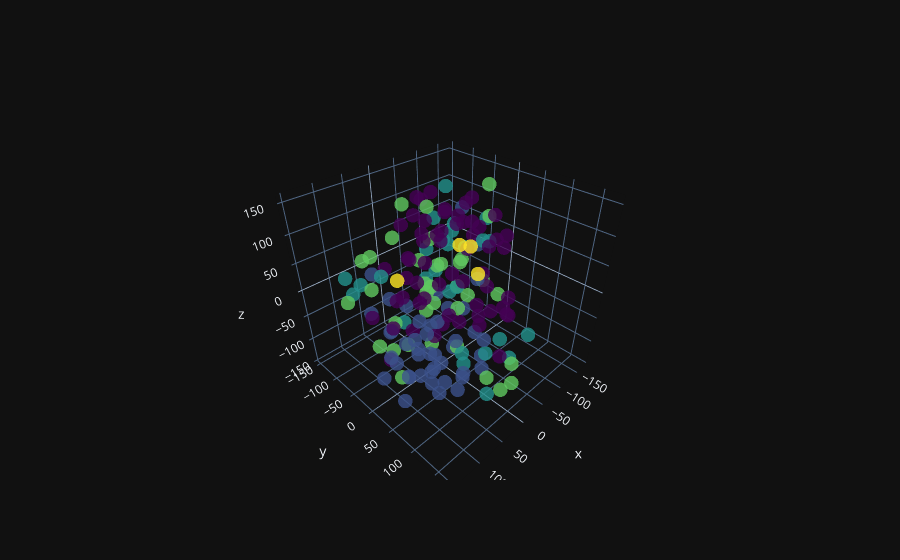
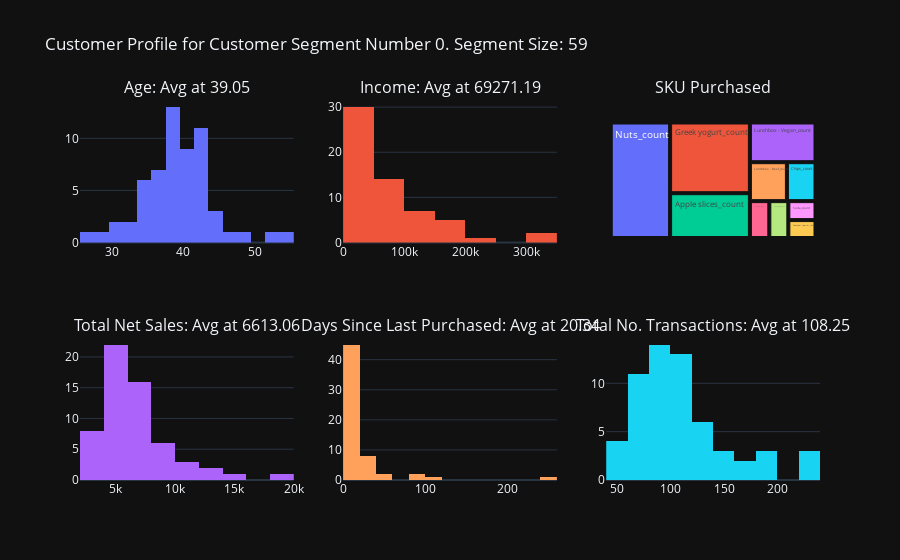

Notebook code for these charts, in order:
### Markdown cell above
**Explore different KMeans setup**

Different choices of numbers of clusters will lead to different cluster assignments, which may bring out different insights about customer segmentations.
Let's use this exercise to explore different configurations to the KMeans model. Observe the different customer segments.

In the next cell, replace number_of_clusters with your choice.
- number_of_clusters: an integer, recommended range is from 2 to 6

Hint:
- Try number_of_clusters 5 and observe the outcome clusters
- What are the issues with some clusters (check the segment size)
- What can you do with these clusters?

### Code cell
# Replace number_of_clusters with your choice
# Explore the output clusters, observe differences, and idenfity new insights
# Press Shift + Enter

# experiment_different_cluster(df, df_original, cluster_columns, number_of_clusters)
experiment_different_cluster(df, df_original, numeric_columns, 5)

### Figure 1 — Plotly figure (JSON) as saved in the notebook; plotly's stock layout.template omitted (floating-point values rounded to 4 significant figures; data arrays with more than 128 entries replaced by an {"elided": "..."} marker saying what was removed)
{"data": [{"marker": {"color": {"elided": "170 int values"}, "colorscale": [[0.0, "#440154"], [0.1111, "#482878"], [0.2222, "#3e4989"], [0.3333, "#31688e"], [0.4444, "#26828e"], [0.5556, "#1f9e89"], [0.6667, "#35b779"], [0.7778, "#6ece58"], [0.8889, "#b5de2b"], [1.0, "#fde725"]], "opacity": 0.8, "size": 5}, "mode": "markers", "showlegend": false, "x": {"elided": "170 float values"}, "y": {"elided": "170 float values"}, "z": {"elided": "170 float values"}, "type": "scatter3d"}], "layout": {}}

### Figure 2 — Plotly figure (JSON) as saved in the notebook; plotly's stock layout.template omitted (floating-point values rounded to 4 significant figures)
{"data": [{"showlegend": false, "x": [52, 39, 43, 40, 42, 37, 40, 38, 37, 40, 26, 34, 38, 44, 39, 43, 35, 42, 38, 42, 38, 42, 55, 39, 28, 43, 40, 42, 48, 38, 42, 39, 34, 38, 35, 40, 33, 38, 36, 40, 31, 34, 43, 38, 44, 44, 46, 43, 33, 36, 37, 39, 30, 35, 37, 40, 40, 37, 40], "type": "histogram", "xaxis": "x", "yaxis": "y"}, {"showlegend": false, "x": [30000, 46000, 61000, 85000, 4000, 87000, 11000, 7000, 13000, 1000, 4000, 94000, 50000, 145000, 312000, 35000, 4000, 10000, 39000, 183000, 61000, 108000, 7000, 8000, 48000, 70000, 103000, 10000, 64000, 155000, 134000, 204000, 7000, 20000, 118000, 14000, 78000, 6000, 184000, 6000, 44000, 185000, 158000, 32000, 69000, 70000, 26000, 25000, 26000, 120000, 2000, 135000, 7000, 32000, 37000, 60000, 70000, 305000, 58000], "type": "histogram", "xaxis": "x2", "yaxis": "y2"}, {"labels": ["Greek yogurt_count", "Nuts_count", "Apple slices_count", "Chips_count", "Soda_count", "Chocolate bar_count", "Seasonal special_count", "Promotion item_count", "Lunchbox - Beef_count", "Lunchbox - Vegan_count"], "parents": ["", "", "", "", "", "", "", "", "", ""], "values": [3355, 4078, 2126, 662, 306, 426, 289, 417, 857, 1548], "type": "treemap", "domain": {"x": [0.7111, 1.0], "y": [0.625, 1.0]}}, {"showlegend": false, "x": [6384.0, 4059.0, 3740.0, 4793.0, 5765.0, 3927.0, 2823.0, 5666.0, 4943.0, 10470.0, 10320.0, 7325.0, 9295.0, 6856.0, 6191.0, 4220.0, 4702.0, 5291.0, 3046.0, 5525.0, 5020.0, 6815.0, 7139.0, 6528.0, 8894.0, 15430.0, 4127.0, 5515.0, 3755.0, 5232.0, 3657.0, 4674.0, 4297.0, 6044.0, 5842.0, 8566.0, 10760.0, 7532.0, 5208.0, 4282.0, 3949.0, 6191.0, 7974.0, 4967.0, 6235.0, 8002.0, 6988.0, 4470.0, 12640.0, 6447.0, 12430.0, 6397.0, 9507.0, 8858.0, 4479.0, 3880.0, 5284.0, 7518.0, 19300.0], "type": "histogram", "xaxis": "x3", "yaxis": "y3"}, {"showlegend": false, "x": [2, 6, 4, 3, 8, 2, 114, 7, 40, 19, 7, 29, 9, 12, 84, 27, 13, 4, 91, 44, 15, 6, 15, 32, 258, 12, 33, 12, 6, 31, 32, 4, 17, 3, 1, 3, 2, 8, 1, 6, 9, 10, 5, 3, 12, 23, 10, 10, 19, 20, 10, 4, 6, 1, 7, 13, 2, 13, 1], "type": "histogram", "xaxis": "x4", "yaxis": "y4"}, {"showlegend": false, "x": [146, 81, 73, 91, 99, 75, 59, 104, 105, 223, 228, 144, 170, 110, 119, 92, 82, 105, 55, 88, 84, 103, 108, 104, 120, 193, 60, 95, 74, 84, 63, 80, 62, 80, 77, 137, 177, 128, 93, 72, 67, 113, 126, 80, 97, 131, 111, 70, 196, 106, 180, 105, 140, 125, 44, 46, 71, 107, 229], "type": "histogram", "xaxis": "x5", "yaxis": "y5"}], "layout": {"xaxis": {"anchor": "y", "domain": [0.0, 0.2889]}, "yaxis": {"anchor": "x", "domain": [0.625, 1.0]}, "xaxis2": {"anchor": "y2", "domain": [0.3556, 0.6444]}, "yaxis2": {"anchor": "x2", "domain": [0.625, 1.0]}, "xaxis3": {"anchor": "y3", "domain": [0.0, 0.2889]}, "yaxis3": {"anchor": "x3", "domain": [0.0, 0.375]}, "xaxis4": {"anchor": "y4", "domain": [0.3556, 0.6444]}, "yaxis4": {"anchor": "x4", "domain": [0.0, 0.375]}, "xaxis5": {"anchor": "y5", "domain": [0.7111, 1.0]}, "yaxis5": {"anchor": "x5", "domain": [0.0, 0.375]}, "annotations": [{"font": {"size": 16}, "showarrow": false, "text": "Age: Avg at 39.05", "x": 0.1444, "xanchor": "center", "xref": "paper", "y": 1.0, "yanchor": "bottom", "yref": "paper"}, {"font": {"size": 16}, "showarrow": false, "text": "Income: Avg at 69271.19", "x": 0.5, "xanchor": "center", "xref": "paper", "y": 1.0, "yanchor": "bottom", "yref": "paper"}, {"font": {"size": 16}, "showarrow": false, "text": "SKU Purchased", "x": 0.8556, "xanchor": "center", "xref": "paper", "y": 1.0, "yanchor": "bottom", "yref": "paper"}, {"font": {"size": 16}, "showarrow": false, "text": "Total Net Sales: Avg at 6613.06", "x": 0.1444, "xanchor": "center", "xref": "paper", "y": 0.375, "yanchor": "bottom", "yref": "paper"}, {"font": {"size": 16}, "showarrow": false, "text": "Days Since Last Purchased: Avg at 20.34", "x": 0.5, "xanchor": "center", "xref": "paper", "y": 0.375, "yanchor": "bottom", "yref": "paper"}, {"font": {"size": 16}, "showarrow": false, "text": "Total No. Transactions: Avg at 108.25", "x": 0.8556, "xanchor": "center", "xref": "paper", "y": 0.375, "yanchor": "bottom", "yref": "paper"}], "title": {"text": "Customer Profile for Customer Segment Number 0. Segment Size: 59"}}}
